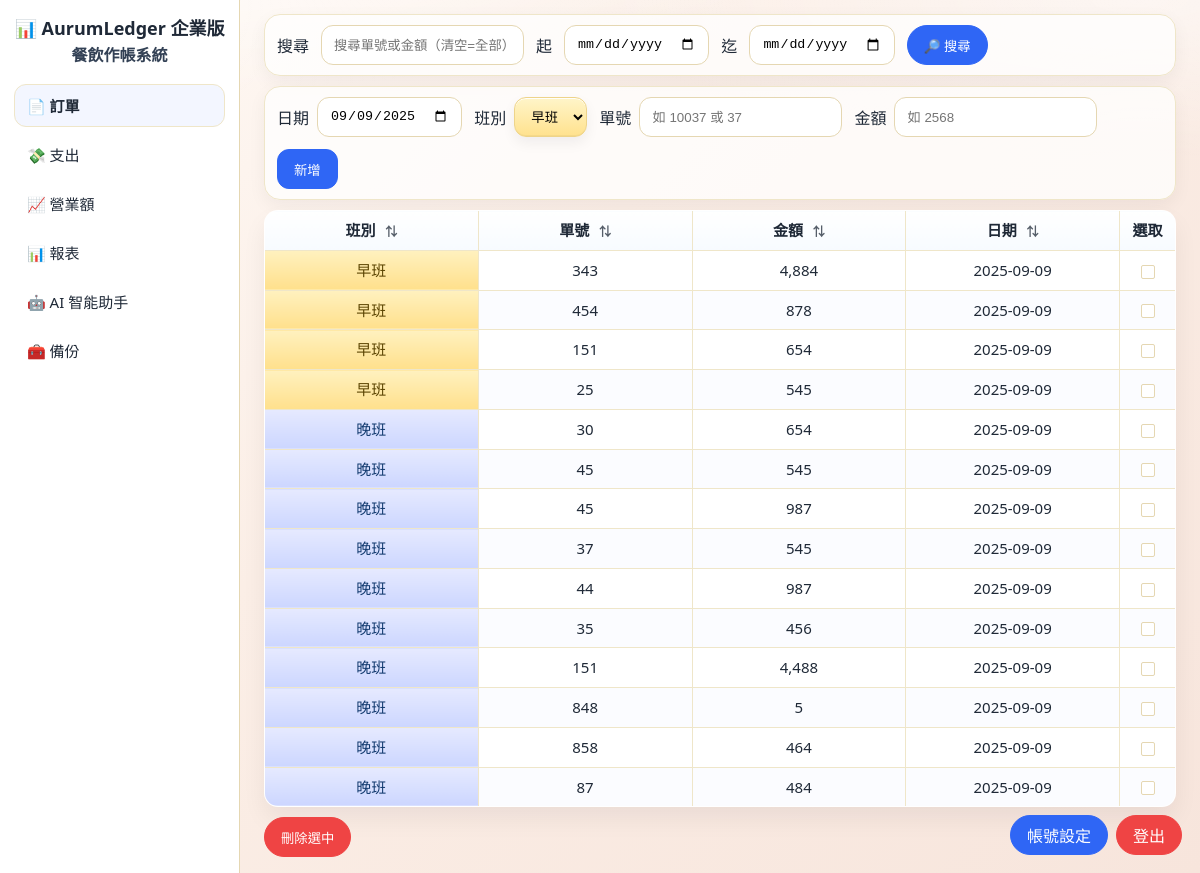
Screenshot of /orders (signed in) with the database file from the repository.
### tables this page shows
CREATE TABLE orders (
                id       INTEGER PRIMARY KEY AUTOINCREMENT,
                shift    TEXT NOT NULL,              -- 早班/晚班
                order_no TEXT NOT NULL,              -- 單號
                amount   INTEGER NOT NULL,           -- 金額（整數）
                odt      TEXT NOT NULL,              -- 日期 YYYY-MM-DD
                ctime    TEXT NOT NULL               -- 建立時間
            );

### app/web_ui.py (the view)
@app.get("/orders")
def orders_page(request: Request, q: Optional[str] = None,
                from_: Optional[str] = None, to: Optional[str] = None):
    if _need_login(request): return RedirectResponse("/login", status_code=303)
    sql = "SELECT id,shift,order_no,amount,odt FROM orders"
    where, params = [], []
    if q and q.strip():
        qi = _to_int(q)
        if qi is not None:
            where.append("(order_no LIKE ? OR amount=?)"); params += [f"%{q.strip()}%", qi]
        else:
            where.append("(order_no LIKE ?)"); params += [f"%{q.strip()}%"]
    if from_: where.append("odt>=?"); params.append(from_)
    if to:    where.append("odt<=?"); params.append(to)
    if where: sql += " WHERE " + " AND ".join(where)
    sql += " ORDER BY odt DESC, CASE WHEN shift='早班' THEN 0 ELSE 1 END, id ASC"
    with _conn() as c:
        rows = [dict(r) for r in c.execute(sql, params)]
        for i, r in enumerate(rows): r["idx"] = i
    return templates.TemplateResponse("orders.html", _ctx(request, {
        "orders": rows, "today": _today(), "q": q or "", "from_": from_ or "", "to": to or ""
    }))

### app/templates/orders.html (shortened to what this page needs)
{% extends "base.html" %}
{% block content %}
<form class="card toolbar" method="get" action="/orders">
  <label class="label">搜尋</label>
  <input class="input" type="text" name="q" value="{{ q }}" placeholder="搜尋單號或金額（清空=全部）">
  <label class="label">起</label>
  <input class="input" type="date" name="from_" value="{{ from_ }}">
  <label class="label">迄</label>
  <input class="input" type="date" name="to" value="{{ to }}">
  <button class="btn pill primary" type="submit">🔎 搜尋</button>
</form>
<form class="card toolbar order-create" method="post" action="/orders/create" id="form-create">
  <div class="row"><label>日期</label><input type="date" name="odt" value="{{ today }}"></div>
  <div class="row"><label>班別</label>
    <select name="shift" class="shift-select"><option>早班</option><option>晚班</option></select>
  </div>
  <div class="row"><label>單號</label><input id="order_no_input" type="text" name="order_no" placeholder="如 10037 或 37" required></div>
  <div class="row"><label>金額</label><input type="number" name="amount" step="1" placeholder="如 2568" required></div>
  <button class="btn primary" type="submit">新增</button>
</form>
<form method="post" action="/orders/delete" id="form-delete">
  <table class="table table--orders" id="orders-table">
    <thead>
      <tr>
        <th class="center sortable" data-key="shift">
          <span class="th-label">班別</span>
          <span class="th-badge" title="可點擊排序／再點一次恢復" aria-label="可點擊排序">⇅</span>
        </th>
        <th class="center sortable" data-key="order_no">
          <span class="th-label">單號</span>
          <span class="th-badge" title="可點擊排序／再點一次恢復" aria-label="可點擊排序">⇅</span>
        </th>
        <th class="center sortable" data-key="amount">
          <span class="th-label">金額</span>
          <span class="th-badge" title="可點擊排序／再點一次恢復" aria-label="可點擊排序">⇅</span>
        </th>
        <th class="center sortable" data-key="odt">
          <span class="th-label">日期</span>
          <span class="th-badge" title="可點擊排序／再點一次恢復" aria-label="可點擊排序">⇅</span>
        </th>
        <th class="center">選取</th>
      </tr>
    </thead>
    <tbody id="orders-body">
      {% for o in orders %}
      <tr data-id="{{ o.id }}" data-idx="{{ o.idx }}">
        <td class="center editable" data-field="shift">{{ o.shift }}</td>
        <td class="center editable" data-field="order_no">{{ o.order_no }}</td>
        <td class="center editable" data-field="amount">{{ o.amount|money }}</td>
        <td class="center editable" data-field="odt">{{ o.odt }}</td>
        <td class="center"><input type="checkbox" name="selected" value="{{ o.id }}"></td>
      </tr>
      {% endfor %}
    </tbody>
  </table>
  <div class="actionbar left">
    <button class="btn pill danger" type="submit">刪除選中</button>
  </div>
</form>
{% endblock %}

### app/templates/base.html (shortened to what this page needs)
<!doctype html>
<html lang="zh-Hant">
<head>
  <link rel="stylesheet" href="{{ url_for('static', path='/css/style.css') }}?v=20250909c">
</head>
<body>
  <div class="app {% if auth_only %}auth-only{% endif %}">
    {% if not auth_only %}
    <aside class="sidebar">
      <div class="brand">
        <a href="/orders" class="brand-link" style="text-decoration:none;color:inherit;display:inline-block">
          <div class="brand-title nowrap">📊 AurumLedger 企業版</div>
          <div class="brand-sub nowrap">餐飲作帳系統</div>
        </a>
      </div>
      <nav class="nav">
        {% set path = request.url.path %}
        <a class="nav-item {% if path.startswith('/orders') %}active{% endif %}"  href="/orders">📄 訂單</a>
        <a class="nav-item {% if path.startswith('/expenses') %}active{% endif %}" href="/expenses">💸 支出</a>
        <a class="nav-item {% if path.startswith('/kpi') %}active{% endif %}"      href="/kpi">📈 營業額</a>
        <a class="nav-item {% if path.startswith('/reports') %}active{% endif %}"  href="/reports">📊 報表</a>
        <a class="nav-item {% if path.startswith('/ai') %}active{% endif %}"       href="/ai">🤖 AI 智能助手</a>
        <a class="nav-item {% if path.startswith('/backup') %}active{% endif %}"   href="/backup">🧰 備份</a>
      </nav>
    </aside>
    {% endif %}
    <main class="main">
      <section class="content {% if auth_only %}auth-center{% else %}tight{% endif %}">
        {% block content %}{% endblock %}
      </section>
    </main>
    {% if not auth_only %}
    <div class="corner-actions">
      {% if user %}
        <a class="btn pill" href="/account">帳號設定</a>
        <a class="btn pill danger" href="/logout">登出</a>
      {% else %}
        <a class="btn pill primary" href="/login">登入</a>
      {% endif %}
    </div>
    {% endif %}
  </div>
</body>
</html>

### rows the page displays
orders: shift "早班", order_no "343", amount "4,884", odt "2025-09-09"
orders: shift "早班", order_no "454", amount "878", odt "2025-09-09"
orders: shift "早班", order_no "151", amount "654", odt "2025-09-09"
orders: shift "早班", order_no "25", amount "545", odt "2025-09-09"
orders: shift "晚班", order_no "30", amount "654", odt "2025-09-09"
orders: shift "晚班", order_no "45", amount "545", odt "2025-09-09"
orders: shift "晚班", order_no "45", amount "987", odt "2025-09-09"
orders: shift "晚班", order_no "37", amount "545", odt "2025-09-09"
orders: shift "晚班", order_no "44", amount "987", odt "2025-09-09"
orders: shift "晚班", order_no "35", amount "456", odt "2025-09-09"
orders: shift "晚班", order_no "151", amount "4,488", odt "2025-09-09"
orders: shift "晚班", order_no "848", amount "5", odt "2025-09-09"
orders: shift "晚班", order_no "858", amount "464", odt "2025-09-09"
orders: shift "晚班", order_no "87", amount "484", odt "2025-09-09"
